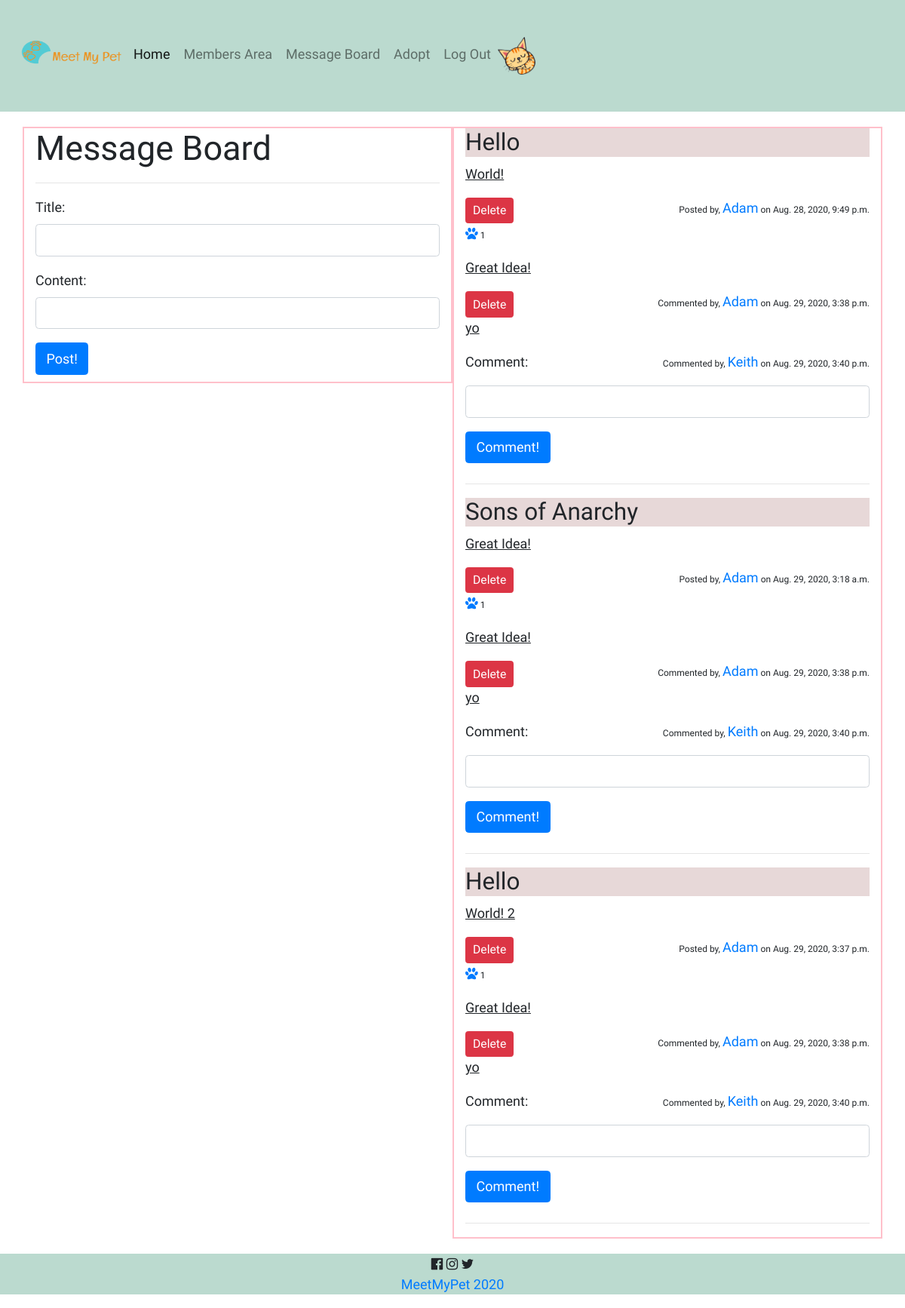
The page /woof/messageboard/ (signed in) on the database its author committed.
### dashboard/models.py (models this page shows, shortened)
class Post(models.Model):
    title = models.CharField(max_length=255)
    content = models.CharField(max_length=255)
    created_at = models.DateTimeField(auto_now_add=True)
    updated_at = models.DateTimeField(auto_now=True)
    author = models.ForeignKey(User, on_delete=models.CASCADE, related_name="posts")
    likes = models.ManyToManyField(User, related_name="post_like")
    objects = PostManager()

class Comment(models.Model):
    content = models.CharField(max_length=255)
    author = models.ForeignKey(User, on_delete=models.CASCADE, related_name="comment_author")
    message = models.ForeignKey(Post, on_delete=models.CASCADE, related_name="comment_post")
    created_at = models.DateTimeField(auto_now_add=True)
    updated_at = models.DateTimeField(auto_now=True)

### login/models.py (models this page shows, shortened)
class User(models.Model):
    first_name = models.CharField(max_length=255)
    last_name = models.CharField(max_length=255)
    email = models.EmailField(unique=True)
    profile_pic = models.CharField(max_length=255, null=True)
    bio = models.CharField(max_length=255, null=True)
    pet = models.CharField(max_length=255, null=True)
    pet_age = models.CharField(max_length=255, null=True)
    pet_temperament = models.CharField(max_length=255, null=True)
    password = models.CharField(max_length=255)
    confirm = models.CharField(max_length=255)
    created_at = models.DateTimeField(auto_now_add=True)
    updated_at = models.DateTimeField(auto_now=True)
    objects = UserManager()

### dashboard/views.py (the view)
# urls.py: path('messageboard/', views.messageboard, name='messageboard'),
def messageboard(request):
    context = {
        'curr_user': User.objects.get(id=request.session['user_id']),
        'posts' : Post.objects.all(),
        'comments': Comment.objects.all(),
    }
    return render(request, "messageboard.html", context)

### dashboard/templates/messageboard.html (shortened to what this page needs)
{% extends 'base.html' %}
{% block content %}
{% load static %}
<link rel="stylesheet" href="{% static 'css/messageboard.css' %}">
<!DOCTYPE html>
<html lang="en">
<head>
    <link rel="stylesheet" href="https://stackpath.bootstrapcdn.com/bootstrap/4.5.0/css/bootstrap.min.css">
    {% load static %}
</head>
<body>
    <div class="container">
        <div class="row">
                <div class="col-6">
                    <h1>Message Board</h1>
                    <hr>
                    <div class="post_form">
                        <form action="/woof/create" method="POST">
                            <div class="form-group">
                                <label for="title">Title: </label>
                                <input type="text" name="title" id="title" class="form-control">
                            </div>
                            <div class="form-group">
                                <label for="content">Content: </label>
                                <input type="text" name="content" id="content" class="form-control">
                            </div>
                            <button class="btn btn-primary mb-2">Post!</button>
                        </form>
                    </div>
                </div>
            <div class="col-6">
                <div class="curr_form">
                    {%for post in posts%}
                    <div class="post">
                        <h3>{{post.title}}</h3>
                        <blockquote>{{post.content}}</blockquote>
                        <p class="float-right"> Posted by, <a href="/woof/profile/{{post.author.id}}">{{post.author.first_name}}</a> on {{post.created_at}}</p>
                        {% if post.author.id == request.session.user_id %}
                        <a class="btn btn-danger btn-sm" href="/woof/{{post.id}}/delete">Delete</a>
                        {% endif %}
                        <p><a href="/woof/{{post.id}}/like"><i class="fa fa-paw" aria-hidden="true"></i></a> {{ post.likes.count }} </p>
                    </div>
                    {%for comment in comments%}
                    <div class="comment">
                        <blockquote>{{comment.content}}</blockquote>
                        <p class="float-right"> Commented by, <a href="/woof/profile/{{comment.author.id}}">{{comment.author.first_name}}</a> on {{comment.created_at}}</p>
                        {% if comment.author.id == request.session.user_id %}
                        <a class="btn btn-danger btn-sm" href="/woof/{{comment.id}}/deleteComm">Delete</a>
                        {% endif %}
                    </div>
                    {% endfor %}
                    <form action="/woof/{{post.id}}/create_comm" method="POST">
                        <div class="form-group">
                        <label for="content">Comment: </label>
                            <input type="text" name="content" id="content" class="form-control">
                        </div>
                        <button class="btn btn-primary mb-2">Comment!</button>
                    </form>
                    <hr>
                    {% endfor %}
                </div>
            </div>
        </div>
    </div>
</body>
</html>
{% endblock %}

### dashboard/templates/base.html (shortened to what this page needs)
<!DOCTYPE html>
<html lang="en">
<head>
  {% load static %}
  <link rel="stylesheet" href="{% static 'css/main.css' %}">
  <link rel="stylesheet" href="https://cdnjs.cloudflare.com/ajax/libs/font-awesome/4.7.0/css/font-awesome.min.css">
  <link rel="stylesheet" href="https://stackpath.bootstrapcdn.com/bootstrap/4.5.2/css/bootstrap.min.css"
>
</head>
<body>
  <nav id="main_nav" class="navbar navbar-expand-lg navbar-light bg-light">
    <img id="logo" src="/static/images/logo.png" alt="logo">
    <div class="collapse navbar-collapse" id="navbarSupportedContent">
      <ul class="navbar-nav mr-auto">
        <li class="nav-item active">
          <a class="nav-link" href="{% url 'base' %}">Home <span class="sr-only">(current)</span></a>
        </li>
        <li class="nav-item">
          <div class="dropdown">
            <a class="dropbtn nav-link">Members Area</a>
          </div>
        </li>
        <li class="nav-item">
          <a class="nav-link" href="{% url 'messageboard' %}">Message Board</a>
        </li>
        <li class="nav-item">
          <a class="nav-link" href="{% url 'adopt' %}">Adopt</a>
        </li>
        <li class="nav-item">
          <a class="nav-link " href="{% url 'logout' %}">Log Out</a>
        </li>
        <img src="/static/images/catsleep.png" alt="catsleep" style="float:right;width:50px;height:50px;">
      </nav>
  {% block content %}{% endblock %}
  <footer style="text-align: center;">
    <i class="fa fa-facebook-official w3-hover-opacity"></i>
    <i class="fa fa-instagram w3-hover-opacity"></i>
    <i class="fa fa-twitter w3-hover-opacity"></i>
    <p class="w3-medium"><a href="#" target="_blank" class="w3-hover-text-green">MeetMyPet 2020</a></p>
  </footer>
</body>
</html>

### static/css/main.css (style rules this page uses)
* { font-family: 'Shadows Into Light', cursive; font-size: large; }
#logo { height: 120px; width: 150px; margin-bottom: 10px; }
#main_nav { background-color: #bbdacf !important; }
ul { padding: 0px; list-style-type: none; }
img { max-width: 100%; max-height: 100%; border-radius: 25%; display: inline-block; }
footer { background-color: #bbdacf; }

### static/css/messageboard.css (style rules this page uses)
.container { padding: 20px; }
.row { display: inline-block; }
.col-6 { display: inline-block; border: 2px solid pink; height: fit-content; }
p { font-size: 12px; }
blockquote { text-decoration: underline; }
h3 { background-color: rgb(231, 216, 216); }

### rows shown on the page
Post: title "Hello", content "World!", author.first_name "Adam", created_at "Aug. 28, 2020, 9:49 p.m.", likes.count "1"
Comment: content "Great Idea!", author.first_name "Adam", created_at "Aug. 29, 2020, 3:38 p.m."
Comment: content "yo", author.first_name "Keith", created_at "Aug. 29, 2020, 3:40 p.m."
Post: title "Sons of Anarchy", content "Great Idea!", author.first_name "Adam", created_at "Aug. 29, 2020, 3:18 a.m.", likes.count "1"
Post: title "Hello", content "World! 2", author.first_name "Adam", created_at "Aug. 29, 2020, 3:37 p.m.", likes.count "1"
